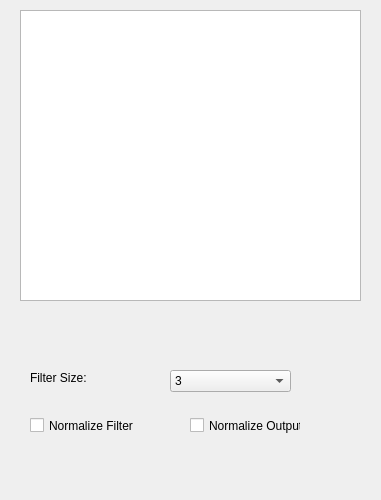
<?xml version="1.0" encoding="UTF-8"?>
<ui version="4.0">
 <class>FilterWidget</class>
 <widget class="QWidget" name="FilterWidget">
  <property name="geometry">
   <rect>
    <x>0</x>
    <y>0</y>
    <width>381</width>
    <height>500</height>
   </rect>
  </property>
  <property name="sizePolicy">
   <sizepolicy hsizetype="Minimum" vsizetype="Minimum">
    <horstretch>0</horstretch>
    <verstretch>0</verstretch>
   </sizepolicy>
  </property>
  <property name="maximumSize">
   <size>
    <width>381</width>
    <height>500</height>
   </size>
  </property>
  <property name="windowTitle">
   <string>Form</string>
  </property>
  <widget class="QTableView" name="tvFilterFW">
   <property name="geometry">
    <rect>
     <x>20</x>
     <y>10</y>
     <width>341</width>
     <height>291</height>
    </rect>
   </property>
  </widget>
  <widget class="QLabel" name="lblFilterSizeFW">
   <property name="geometry">
    <rect>
     <x>30</x>
     <y>370</y>
     <width>71</width>
     <height>16</height>
    </rect>
   </property>
   <property name="text">
    <string>Filter Size:</string>
   </property>
  </widget>
  <widget class="QComboBox" name="cbFilterSizeFW">
   <property name="geometry">
    <rect>
     <x>170</x>
     <y>370</y>
     <width>121</width>
     <height>22</height>
    </rect>
   </property>
   <property name="layoutDirection">
    <enum>Qt::LeftToRight</enum>
   </property>
   <item>
    <property name="text">
     <string>3</string>
    </property>
   </item>
   <item>
    <property name="text">
     <string>5</string>
    </property>
   </item>
   <item>
    <property name="text">
     <string>7</string>
    </property>
   </item>
  </widget>
  <widget class="QCheckBox" name="cbNFilterFW">
   <property name="geometry">
    <rect>
     <x>30</x>
     <y>410</y>
     <width>111</width>
     <height>31</height>
    </rect>
   </property>
   <property name="text">
    <string>Normalize Filter</string>
   </property>
  </widget>
  <widget class="QCheckBox" name="cbNOutputFW">
   <property name="geometry">
    <rect>
     <x>190</x>
     <y>410</y>
     <width>111</width>
     <height>31</height>
    </rect>
   </property>
   <property name="text">
    <string>Normalize Output</string>
   </property>
  </widget>
 </widget>
 <resources/>
 <connections/>
</ui>
